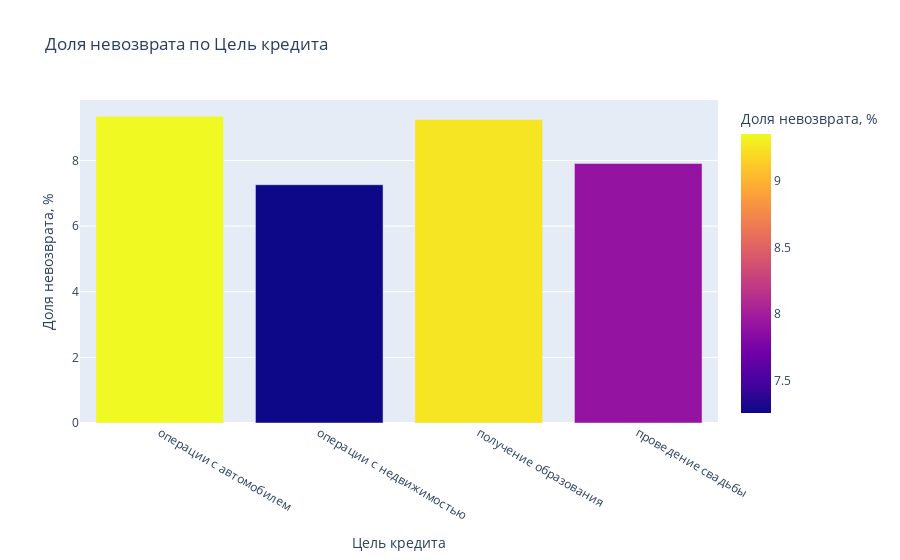

This figure's notebook cell:
### Markdown cell above
#### 3.4 Как разные цели кредита влияют на его возврат в срок?

### Code cell
debt_ratio(data, 'Цель кредита')

### Figure 1 — Plotly figure (JSON) as saved in the notebook; plotly's stock layout.template omitted (floating-point values rounded to 4 significant figures)
{"data": [{"alignmentgroup": "True", "hovertemplate": "Цель кредита=%{x}<br>Доля невозврата, %=%{marker.color}<extra></extra>", "legendgroup": "", "marker": {"color": [9.35, 7.26, 9.25, 7.91], "coloraxis": "coloraxis", "pattern": {"shape": ""}}, "name": "", "offsetgroup": "", "orientation": "v", "showlegend": false, "textposition": "auto", "type": "bar", "x": ["операции с автомобилем", "операции с недвижимостью", "получение образования", "проведение свадьбы"], "xaxis": "x", "y": [9.35, 7.26, 9.25, 7.91], "yaxis": "y"}], "layout": {"barmode": "relative", "coloraxis": {"colorbar": {"title": {"text": "Доля невозврата, %"}}, "colorscale": [[0, "#0d0887"], [0.1111, "#46039f"], [0.2222, "#7201a8"], [0.3333, "#9c179e"], [0.4444, "#bd3786"], [0.5556, "#d8576b"], [0.6667, "#ed7953"], [0.7778, "#fb9f3a"], [0.8889, "#fdca26"], [1, "#f0f921"]]}, "legend": {"tracegroupgap": 0}, "title": {"text": "Доля невозврата по Цель кредита"}, "xaxis": {"anchor": "y", "domain": [0, 1], "title": {"text": "Цель кредита"}}, "yaxis": {"anchor": "x", "domain": [0, 1], "title": {"text": "Доля невозврата, %"}}}}
